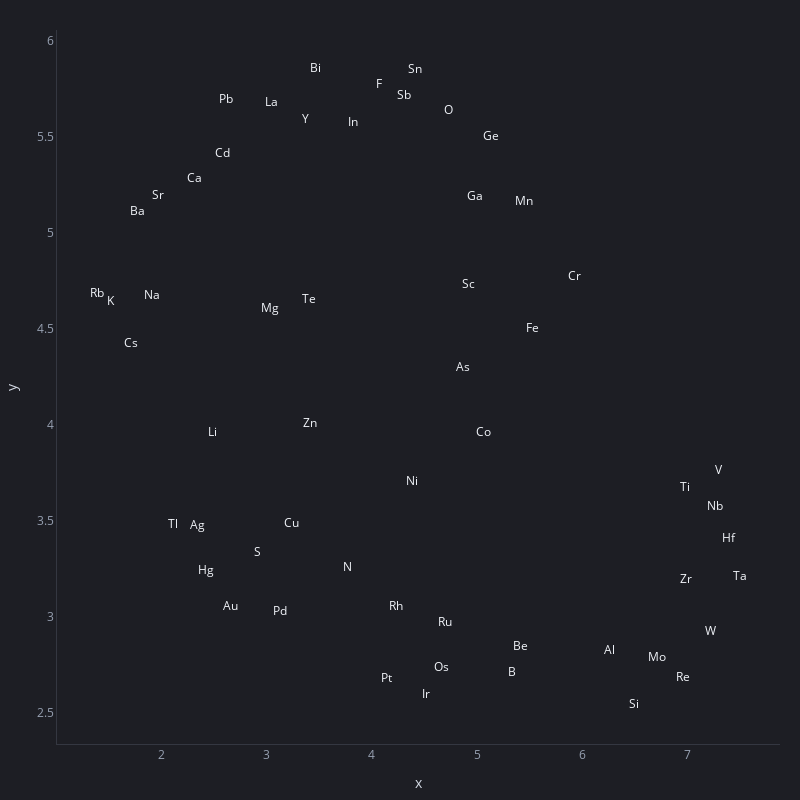

Write notebook code for a chart like this one.
### Code cell
spec_df.columns = [str(c) for c in spec_df.columns]
px.scatter(spec_df.reset_index(), x='x', y='y', text='index', width=800, height=800, opacity=0)

### Figure 1 — Plotly figure (JSON) as saved in the notebook; plotly's stock layout.template omitted (floating-point values rounded to 4 significant figures)
{"data": [{"hovertemplate": "x=%{x}<br>y=%{y}<br>index=%{text}<extra></extra>", "legendgroup": "", "marker": {"color": "#00a0ec", "opacity": 0, "symbol": "circle"}, "mode": "markers+text", "name": "", "orientation": "v", "showlegend": false, "text": ["Li", "Be", "B", "N", "O", "F", "Na", "Mg", "Al", "Si", "S", "K", "Ca", "Sc", "Ti", "V", "Cr", "Mn", "Fe", "Co", "Ni", "Cu", "Zn", "Ga", "Ge", "As", "Rb", "Sr", "Y", "Zr", "Nb", "Mo", "Ru", "Rh", "Pd", "Ag", "Cd", "In", "Sn", "Sb", "Te", "Cs", "Ba", "La", "Hf", "Ta", "W", "Re", "Os", "Ir", "Pt", "Au", "Hg", "Tl", "Pb", "Bi"], "type": "scatter", "x": [2.485, 5.411, 5.333, 3.767, 4.726, 4.071, 1.917, 3.038, 6.261, 6.488, 2.92, 1.523, 2.319, 4.921, 6.973, 7.296, 5.92, 5.443, 5.528, 5.061, 4.384, 3.238, 3.413, 4.981, 5.131, 4.869, 1.391, 1.969, 3.371, 6.985, 7.256, 6.707, 4.699, 4.229, 3.133, 2.344, 2.583, 3.826, 4.412, 4.303, 3.403, 1.711, 1.778, 3.046, 7.384, 7.497, 7.218, 6.955, 4.659, 4.517, 4.137, 2.655, 2.424, 2.116, 2.615, 3.471], "xaxis": "x", "y": [3.958, 2.841, 2.708, 3.256, 5.638, 5.772, 4.675, 4.603, 2.824, 2.543, 3.333, 4.641, 5.282, 4.73, 3.673, 3.759, 4.773, 5.16, 4.502, 3.959, 3.705, 3.485, 4.007, 5.187, 5.5, 4.296, 4.685, 5.195, 5.588, 3.19, 3.574, 2.788, 2.968, 3.049, 3.028, 3.475, 5.41, 5.574, 5.847, 5.714, 4.651, 4.421, 5.111, 5.677, 3.406, 3.209, 2.92, 2.682, 2.733, 2.594, 2.675, 3.05, 3.24, 3.481, 5.694, 5.853], "yaxis": "y"}], "layout": {"height": 800, "legend": {"tracegroupgap": 0}, "width": 800, "xaxis": {"anchor": "y", "domain": [0, 1], "title": {"text": "x"}}, "yaxis": {"anchor": "x", "domain": [0, 1], "title": {"text": "y"}}}}
